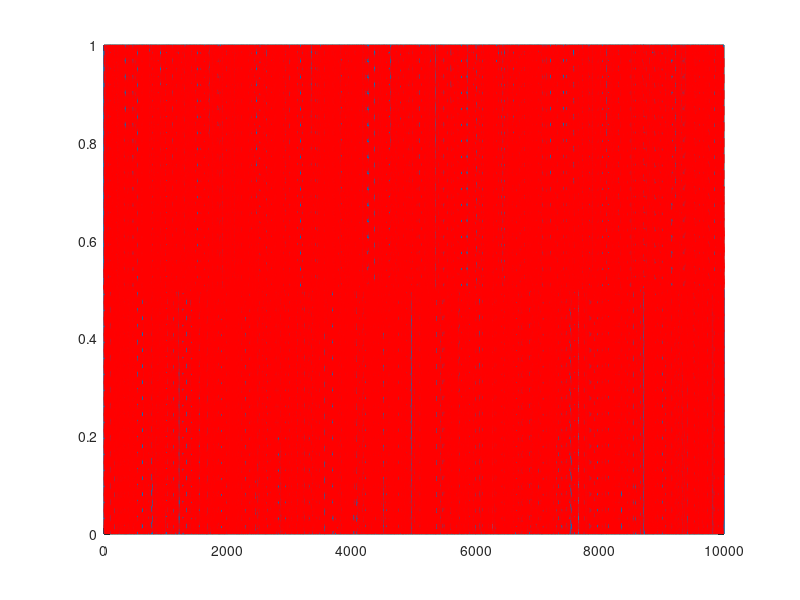
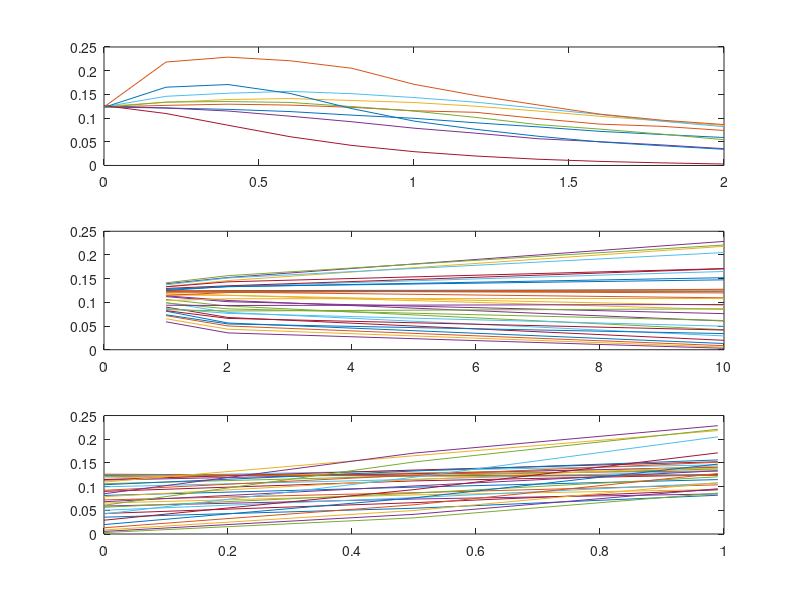

These charts were generated, in order, by the following MATLAB code:
% model testing how SNR, population size, and covariance impacts pop error 
% for correlated population when independence is assumed (or not)

% JC 2018-10-30

nt = 10000 ; % time points

% stim values
stimSet = [0,.5,1] ; % possible stim values 
stim = stimSet(randi([1,length(stimSet)],nt,1)) ; % stim - uniform dist of possible values

% cell params
g1 = 1 ; % stim gain cell 1
g2set = [0:.2:2] ; % stim gain cell 2 (all cell 2 will be the same)
C2NumSet = [1,2,10] ; % number of cell 2

Var = .5 ; % var for all cells and all stim (additive noise)
CorrSet = [0,.5,.99] ; % noise covariance

% decoder params
AssumeIndFlag = true ;

% loop set params and run decoder
clear mse
for C2NumSet_loop = 1:length(C2NumSet) ; % for each 'cell 2' population size to test
    for CorrSet_loop = 1:length(CorrSet) ; % for each noise corr value to test
        for g2set_loop = 1:length(g2set) ; % for each 'cell 2' snr to test 

            C2Num = C2NumSet(C2NumSet_loop) ; % number of "cell 2"
            Corr = CorrSet(CorrSet_loop) ; % noise correlations 
            g2 = g2set(g2set_loop) ; % gain of cell 2

            % mean response
            C1mean = stim'*g1 ; % high snr
            C2mean = stim'*g2 ; % low snr

            % noise
            C1noise = normrnd(0,sqrt(Var),nt,1) ; % noise cell 1
            for c=1:C2Num ; % for each cell 2  
                C2noise(:,c) = sqrt(Corr^2)*C1noise + sqrt(1-Corr^2)*normrnd(0,sqrt(Var),nt,1) ; % noise in cell 2
            end

            % response
            C1rsp = C1mean + C1noise ;
            for c=1:C2Num ; % for each cell 2 
                C2rsp(:,c) = C2mean + C2noise(:,c) ;
            end

            % bayes decoding

            % cov mat
            if AssumeIndFlag ;
                sigma = cov([C1noise,C2noise]).*eye(1+C2Num) ; % assume nc=0
            else
                sigma = cov([C1noise,C2noise]) ; % use correct cov
            end

            for s = 1:length(stimSet);% for each stim
                mu = [stimSet(s)*g1,ones(1,C2Num)*stimSet(s)*g2] ; % mean
                prgs(:,s) = mvnpdf([C1rsp,C2rsp],mu,sigma) ; % prob rsp given stim 1
            end

            pr = sum(prgs,2) ; % probability of the response
            
            Sest = (prgs*stimSet')./pr ; % stim estimate

            % error
            mse(C2NumSet_loop,CorrSet_loop,g2set_loop) = mean((stim'-Sest).^2) ;
            
            clear prgs C1noise C2noise C1rsp C2rsp
        end
    end
end

% figure

figure % example
plot(stim)
hold on
plot(Sest,'r--')

figure % error
subplot(3,1,1) % error as function of cell 2 gain
for C2NumSet_loop = 1:length(C2NumSet) ; % for each 'cell 2' population size to test
    for CorrSet_loop = 1:length(CorrSet) ; % for each noise corr value to test
        plot(g2set,squeeze(mse(C2NumSet_loop,CorrSet_loop,:)))
        hold on
    end
end

subplot(3,1,2) % error as function of cell 2 population size
for CorrSet_loop = 1:length(CorrSet) ; % for each noise corr value to test
    for g2set_loop = 1:length(g2set) ; % for each 'cell 2' snr to test
        plot(C2NumSet,squeeze(mse(:,CorrSet_loop,g2set_loop)))
        hold on
    end
end

subplot(3,1,3) % error as function of correlation
for C2NumSet_loop = 1:length(C2NumSet) ; % for each 'cell 2' population size to test
    for g2set_loop = 1:length(g2set) ; % for each 'cell 2' snr to test
        plot(CorrSet,squeeze(mse(C2NumSet_loop,:,g2set_loop)))
        hold on
    end
end
